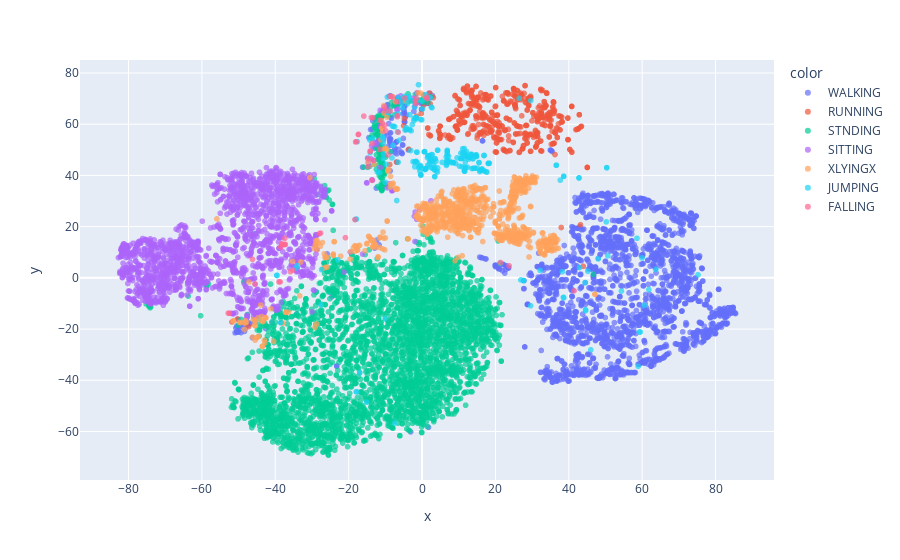

Source (notebook cell):
### Code cell
import plotly.express as px
px.scatter(x=tsne[:,0], y=tsne[:,1], color=labels, opacity=0.7)

### Figure 1 — Plotly figure (JSON) as saved in the notebook; plotly's stock layout.template omitted (floating-point values rounded to 4 significant figures; data arrays with more than 128 entries replaced by an {"elided": "..."} marker saying what was removed)
{"data": [{"hovertemplate": "color=WALKING<br>x=%{x}<br>y=%{y}<extra></extra>", "legendgroup": "WALKING", "marker": {"color": "#636efa", "opacity": 0.7, "symbol": "circle"}, "mode": "markers", "name": "WALKING", "showlegend": true, "type": "scattergl", "x": {"elided": "2347 float values"}, "xaxis": "x", "y": {"elided": "2347 float values"}, "yaxis": "y"}, {"hovertemplate": "color=RUNNING<br>x=%{x}<br>y=%{y}<extra></extra>", "legendgroup": "RUNNING", "marker": {"color": "#EF553B", "opacity": 0.7, "symbol": "circle"}, "mode": "markers", "name": "RUNNING", "showlegend": true, "type": "scattergl", "x": {"elided": "516 float values"}, "xaxis": "x", "y": {"elided": "516 float values"}, "yaxis": "y"}, {"hovertemplate": "color=STNDING<br>x=%{x}<br>y=%{y}<extra></extra>", "legendgroup": "STNDING", "marker": {"color": "#00cc96", "opacity": 0.7, "symbol": "circle"}, "mode": "markers", "name": "STNDING", "showlegend": true, "type": "scattergl", "x": {"elided": "3991 float values"}, "xaxis": "x", "y": {"elided": "3991 float values"}, "yaxis": "y"}, {"hovertemplate": "color=SITTING<br>x=%{x}<br>y=%{y}<extra></extra>", "legendgroup": "SITTING", "marker": {"color": "#ab63fa", "opacity": 0.7, "symbol": "circle"}, "mode": "markers", "name": "SITTING", "showlegend": true, "type": "scattergl", "x": {"elided": "1928 float values"}, "xaxis": "x", "y": {"elided": "1928 float values"}, "yaxis": "y"}, {"hovertemplate": "color=XLYINGX<br>x=%{x}<br>y=%{y}<extra></extra>", "legendgroup": "XLYINGX", "marker": {"color": "#FFA15A", "opacity": 0.7, "symbol": "circle"}, "mode": "markers", "name": "XLYINGX", "showlegend": true, "type": "scattergl", "x": {"elided": "904 float values"}, "xaxis": "x", "y": {"elided": "904 float values"}, "yaxis": "y"}, {"hovertemplate": "color=JUMPING<br>x=%{x}<br>y=%{y}<extra></extra>", "legendgroup": "JUMPING", "marker": {"color": "#19d3f3", "opacity": 0.7, "symbol": "circle"}, "mode": "markers", "name": "JUMPING", "showlegend": true, "type": "scattergl", "x": {"elided": "257 float values"}, "xaxis": "x", "y": {"elided": "257 float values"}, "yaxis": "y"}, {"hovertemplate": "color=FALLING<br>x=%{x}<br>y=%{y}<extra></extra>", "legendgroup": "FALLING", "marker": {"color": "#FF6692", "opacity": 0.7, "symbol": "circle"}, "mode": "markers", "name": "FALLING", "showlegend": true, "type": "scattergl", "x": [-6.708, -14.59, -11.51, -14.16, -13.44, -52.82, -10.85, -38.25, -37.6, -6.821, -1.54, -10.2, -4.736, 21.37, -13.64, -9.927, 1.331, -52.51, -46.22, -1.852, -14.69, -13.83, -37.39, -6.719, -45.53, -27.96, -8.76, -9.908, 23.76, -8.686, -35.9, -17.36, -38.98, -8.242, -37.42, -38.49, -17.33, -1.675, -15.86, -38.28, -10.36, -35.15, -14.15, -38.68, -9.278, -27.67, -6.501, -17.94, -37.26, -11.57, 41.44, 1.29, -13.63, -18.28, -13.18, -20.88, -18.11], "xaxis": "x", "y": [63.41, 46.48, 61.55, 49.5, 62.49, -13.79, 60.38, 13.19, 13.05, 68.78, 70.07, 59.53, 70.22, 5.992, 38.08, 65.26, 69.94, -13.85, 7.218, 69.0, 43.4, 62.61, 15.45, 62.9, -2.399, 17.28, 70.83, 57.44, 4.674, 65.09, 2.431, 55.99, -1.578, 70.79, 13.02, 12.0, 56.01, 68.02, 63.16, 13.24, 66.72, 2.927, 49.37, -1.603, 48.01, 17.48, 56.87, 53.12, 13.04, 50.14, -5.081, 70.45, 52.48, 22.75, 45.78, 15.68, 53.09], "yaxis": "y"}], "layout": {"legend": {"title": {"text": "color"}, "tracegroupgap": 0}, "margin": {"t": 60}, "xaxis": {"anchor": "y", "domain": [0, 1], "title": {"text": "x"}}, "yaxis": {"anchor": "x", "domain": [0, 1], "title": {"text": "y"}}}}
